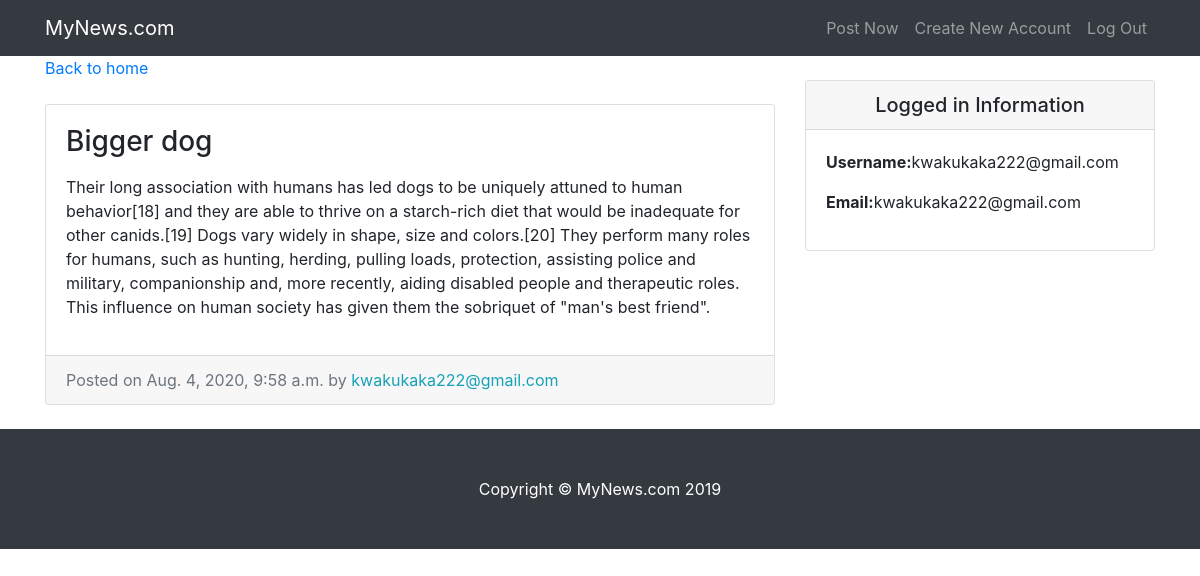
Page /entry/10/ (signed in) on the committed database.
### entries/models.py (models this page shows, shortened)
class Entry(models.Model):
    entry_title = models.CharField(max_length=50)
    entry_text = models.TextField()
    entry_date = models.DateTimeField(auto_now_add=True)
    entry_author = models.ForeignKey(User, on_delete=models.CASCADE)
    entry_image = models.CharField(max_length=500)
    class Meta:
        verbose_name_plural = "entries"

### entries/views.py (the view)
# urls.py: path('entry/<int:pk>/', EntryView.as_view(), name='entry-detail'),
class EntryView(LoginRequiredMixin, DetailView):
    model = Entry
    template_name = 'entries/entry_detail.html'

### entries/templates/entries/entry_detail.html
{% extends "entries/base.html" %}
{% block content%}
<div class="col-md-8">
    <a href="{% url 'blog-home' %}">Back to home</a>
    <div class="card mb-4 mt-4">
      <div class="card-body">
        <h3 class="card-title">{{ object.entry_title }}</h3>
        <p class="card-text">{{ object.entry_text|linebreaks }}</p>
      </div>
      <div class="card-footer text-muted">
        Posted on {{ object.entry_date }} by
        <span class= "text-info mr-2">{{ object.entry_author }}</span>
      </div>
    </div>
  </div>
  {% endblock %}

### entries/templates/entries/base.html (shortened to what this page needs)
{% load static %}
<!DOCTYPE html>
<html lang="en">
<head>
  <link href="{% static 'entries/vendor/bootstrap/css/bootstrap.min.css' %}" rel="stylesheet">
  <link href="{% static 'entries/css/blog-home.css' %}" rel="stylesheet">
</head>
<body>
  <nav class="navbar navbar-expand-lg navbar-dark bg-dark fixed-top">
    <div class="container">
      <a class="navbar-brand" href="{% url 'blog-home' %}">MyNews.com</a>
      <div class="collapse navbar-collapse" id="navbarResponsive">
        <ul class="navbar-nav ml-auto">
          <li class="nav-item">
            <a class="nav-link" href="{% url 'create_entry' %}">Post Now</a>
          </li>
          <li class="nav-item">
            <a class="nav-link" href="{% url 'register' %}">Create New Account</a>
          </li>
          <li class="nav-item">
            <a class="nav-link" href="{% url 'logout' %}">Log Out</a>
          </li>
        </ul>
      </div>
    </div>
  </nav>
  <div class="container">
    <div class="row">
      {% block content%} {% endblock %}
    <div class="col-md-4">
      <div class="card my-4">
          <h5 class="card-header text-center">Logged in Information</h5>
          <div class="card-body">
            <ul class="list-unstyled mb-0">
                <li>
                    <p> <strong>Username:</strong>{{user.username}}</p>
                </li>
                <li>
                    <p> <strong>Email:</strong>{{user.email}}</p>
                </li>
            </ul>
          </div>
        </div>
      </div>
    </div>
  </div>
  <footer class="py-5 bg-dark">
    <div class="container">
      <p class="m-0 text-center text-white">Copyright &copy; MyNews.com 2019</p>
    </div>
  </footer>
</body>
</html>

### entries/static/entries/css/blog-home.css (style rules this page uses)
body { padding-top: 56px; }

### rows in the picture
Entry: entry_title "Bigger dog", entry_text "Their long association with humans has led dogs to be uniquely attuned to human behavior[18] and they are able to thrive on a starch-rich diet that would be inadequate for other canids.[19] Dogs vary widely in shape, size and colors.[20] They perform many roles for humans, such as hunting, herding, pulling loads, protection, assisting police and military, companionship and, more recently, aiding disabled people and therapeutic roles. This influence on human society has given them the sobriquet of \"man's best friend\".", entry_date "Aug. 4, 2020, 9:58 a.m.", entry_author "kwakukaka222@gmail.com"

### other values in the picture
{{ user.username }} "kwakukaka222@gmail.com"
{{ user.email }} "kwakukaka222@gmail.com"
